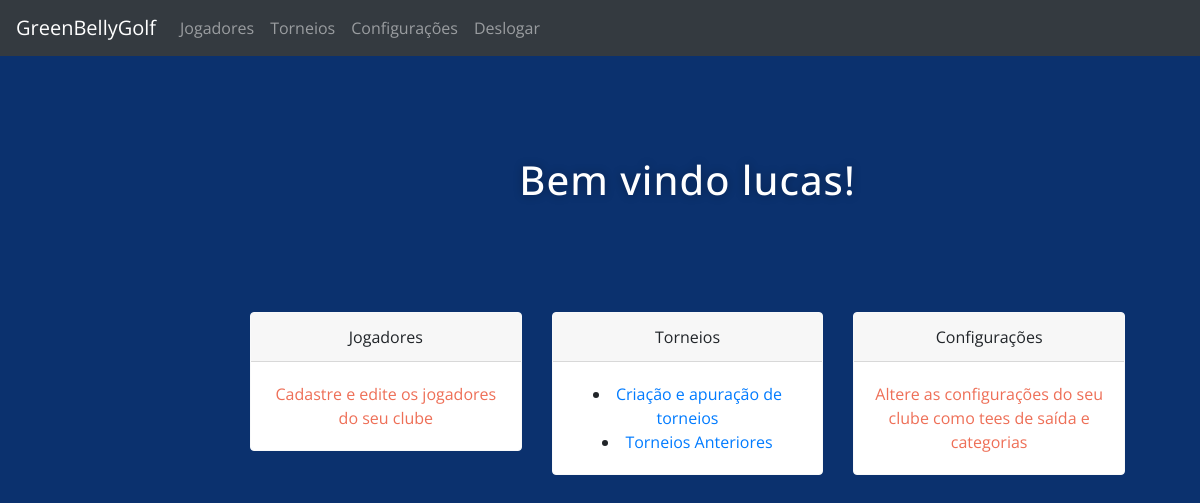
/clube (signed in), run on an earlier commit of the app's database.
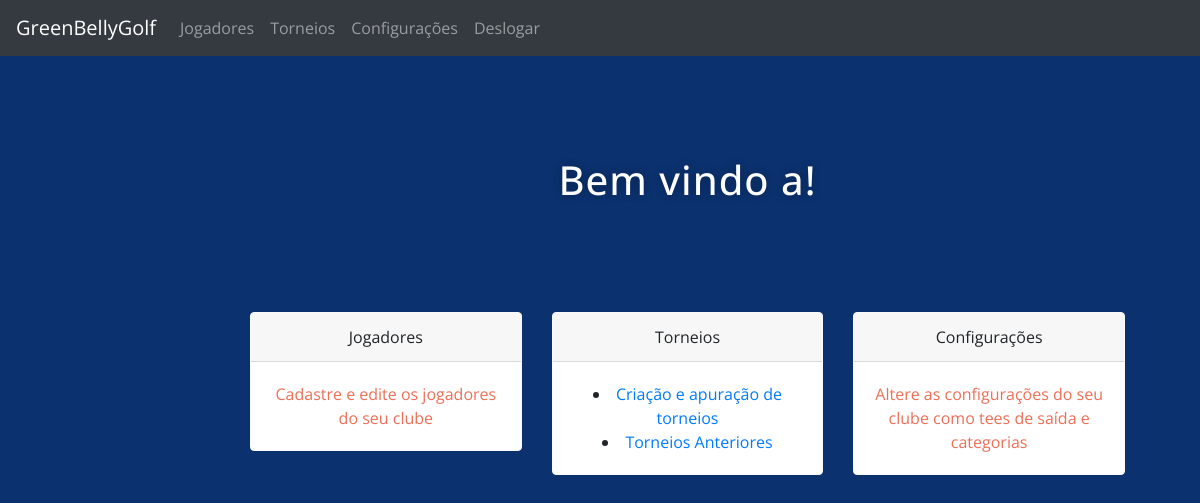
And on a later commit of the database.
### main.py (models this page shows)
class User(UserMixin, db.Model):
    id = db.Column(db.Integer, primary_key=True)
    email = db.Column(db.String(100), unique=True)
    password = db.Column(db.String(100))
    name = db.Column(db.String(1000))

### main.py (the view)
@app.route('/clube')
@login_required
def clube():
    for t in db.metadata.tables.keys():
        print(t)
    return render_template("clube.html", name=current_user.name, logged_in=True)

### main.py (called while the page is built)
@login_manager.user_loader
def load_user(user_id):
    return User.query.get(int(user_id))

### templates/clube.html
{% extends "base.html" %}
{% block content %}
<div class="container">
  <h1 class="title" style="padding: 100px">Bem vindo {{name}}!</h1>
  <div class="row row-cols-1 row-cols-md-3 g-4">
    <div class="col">
      <div class="card border-light mb-3" style="max-width: 25rem;">
        <div class="card-header">Jogadores</div>
        <a href="/jogadores" class="card-body ">
          <p class="card-text">Cadastre e edite os jogadores do seu clube</p>
        </a>
      </div>
    </div>
    <div class="col">
      <div class="card border-light mb-3" style="max-width: 25rem;">
        <div class="card-header">Torneios</div>
        <div class="card-body ">
          <li class="card-text-left"><a href="/criartorneio"> Criação e apuração de torneios</a></li>
          <li><a href="/torneios"> Torneios Anteriores</a></li>
        </div>
      </div>
    </div>
    <div class="col">
      <div class="card border-light mb-3" style="max-width: 25rem;">
        <div class="card-header">Configurações</div>
        <div class="card-body ">
          <p class="card-text">Altere as configurações do seu clube como tees de saída e categorias</p>
        </div>
      </div>
    </div>
  </div>
</div>
{% endblock %}

What changed in the data, as far as the page shows it:
no longer on this page (row edited): User: name "lucas"
Also different on the page:
{{ name }}: (not shown) → "a"
